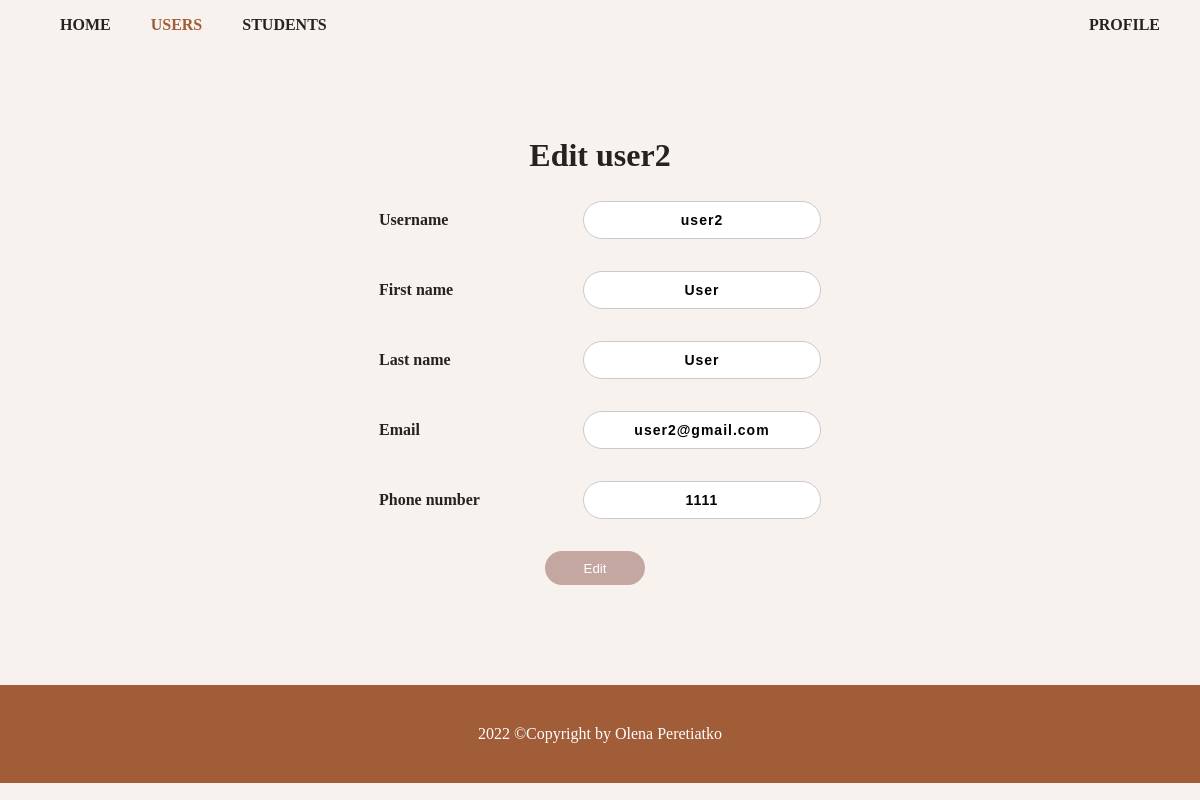
The page /edit/user2 (signed in) on the database its author committed.
### src/database/models.py (models this page shows, shortened)
class User(Base, UserMixin):
    __tablename__ = 'user'
    id_user = Column(Integer, primary_key=True)
    username = Column(String(25), unique=True, nullable=False)
    first_name = Column(String(25), nullable=False)
    last_name = Column(String(25), nullable=False)
    email = Column(String(25), unique=True, nullable=False)
    password = Column(String(45), nullable=False)
    phone = Column(String(25), nullable=False)
    is_admin = db.Column(db.Boolean, default=False)
    is_student = db.Column(db.Boolean, default=False)

### resources/users.py (the view, shortened to what this page needs)
class EditUserListApi(Resource):
    user_schema = UserSchema()
    @login_required
    def get(self, username=None):
        if not current_user.is_admin and current_user.username != username:
            return {'message': 'Access denied'}, 409
        if not username:
            users = db.session.query(User).all()
            return make_response(render_template('users.html', users=users), 200, headers)
        user = db.session.query(User).filter_by(username=username).first()
        if not user:
            return {'message': 'User not found'}, 404
        return make_response(render_template('edit.html', user=user), 200, headers)

### resources/auth.py (called while the page is built)
@login_manager.user_loader
def load_user(id_user):
    return User.query.get(int(id_user))

### src/templates/edit.html (shortened to what this page needs)
<!DOCTYPE html>
<html lang="en">
<head>
    <link href="{{ url_for('static', filename='stylesheets/styles.css') }}" rel="stylesheet">
    <link href="{{ url_for('static', filename='stylesheets/users.css') }}" rel="stylesheet">
</head>
<body>
<header>
    <nav>
        <ul>
            <li><a href="/">Home</a>
                {% if current_user.is_admin %}
            <li class="active"><a href="/users">Users</a></li>
            {% endif %}
            {% if current_user.is_authenticated %}
            <li ><a href="/students">Students</a></li>
            <div class="right">
                <li class="right"><a href="/profile">Profile</a></li>
            </div>
            {% endif %}
        </ul>
    </nav>
</header>
<main class="content editContent">
    <h1>{% block title %} Edit {{ user.username }} {% endblock %}</h1>
    <form method="post">
        <div class="form-group">
            <label>Username</label>
            <input type="text" name="username"
                   value="{{ user.username }}" class="form-control">
        </div>
        <div class="form-group">
            <label>First name</label>
            <input type="text" name="first_name"
                   value="{{ user['first_name'] }}" class="form-control">
        </div>
        <div class="form-group">
            <label>Last name</label>
            <input type="text" name="last_name"
                   value="{{ user['last_name'] }}" class="form-control">
        </div>
        <div class="form-group">
            <label>Email</label>
            <input type="text" name="email"
                   value="{{ user['email'] }}" class="form-control">
        </div>
        <div class="form-group">
            <label>Phone number</label>
            <input type="text" name="phone"
                   value="{{ user['phone'] }}" class="form-control">
        </div>
        <div class="myBtn">
            <button type="submit" class="btn btn-primary">Edit</button>
        </div>
    </form>
</main>
<footer>
    <p>2022 &copy;Copyright by Olena Peretiatko</p>
</footer>
</body>
</html>

### src/static/stylesheets/styles.css (style rules this page uses)
body { margin: 0; background-color: #f8f2ef; font-family: 'Times New Roman', sans-serif; color: #262220; }
div.form-group { margin: 5px 0; }
header { font-weight: 700; height: 40px; }
.content { padding: 0 3%; }
nav ul li { float: left; list-style: none; margin: 0 20px; }
.right { float: right; }
.right > a { margin-right: 20px; }
.active > a { color: #a15c38; }
a { color: #262220; text-decoration: none; }
nav a { text-transform: uppercase; }
form { display: inline-block; }
button, input[type="submit"] { margin-right: 10px; background-color: #c4a7a1; padding: 7px 12px; border: none; border-radius: 20px; color: white; font-family: "Noto Sans Cham", sans-serif; }
label { display: inline-block; width: 110px; font-weight: 700; }
.myBtn > button { width: 100px; }
footer { bottom: 0; color: white; text-align: center; padding: 2%; background-color: #a15c38; margin-top: 100px; }
.content { margin-top: 3%; }

### src/static/stylesheets/users.css (style rules this page uses)
label { display: inline-block; width: 200px; }
.editContent { margin-top: 5%; display: flex; flex-direction: column; justify-content: center; align-items: center; }
.form-group > input { font-weight: 700; font-size: 14px; letter-spacing: 1px; background: white; padding: 10px 20px; border-radius: 20px; outline: none; box-sizing: border-box; text-align: center; margin-bottom: 27px; border: 1px solid #cec9c9 }
.myBtn { text-align: center; }

### rows shown on the page
User: username "user2", first_name "User", last_name "User", email "user2@gmail.com", phone "1111"
